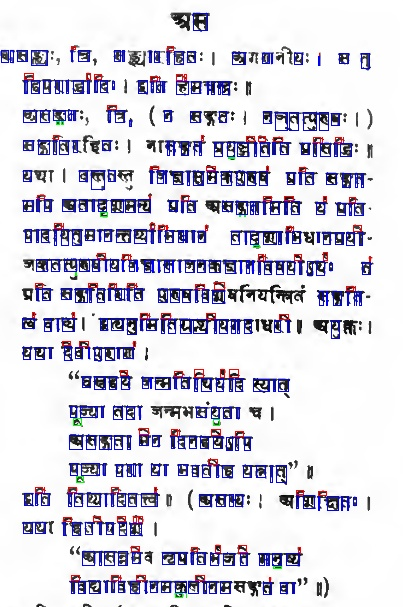
#> input picture test3_chars_img.jpg, 403 x 607 px
$ python -i preprocess.py   (imports and definitions only)
#> lines starting #> are read from the running program, lines starting #| are printed output that depends on the picture; after the words box and inside, x2 and y2 are one past the last pixel; in counts of white or black regions, pixels touching at a corner belong together
#> further down, picture is the input picture: shape (607, 403, 3); mean B, G, R 225.3, 215, 216.5
import cv2
import numpy as np

#A function for initial preprocessing of the image
def InitialPreprocess(img):
	# convert to grayscale
	gray = cv2.cvtColor(img,cv2.COLOR_BGR2GRAY)
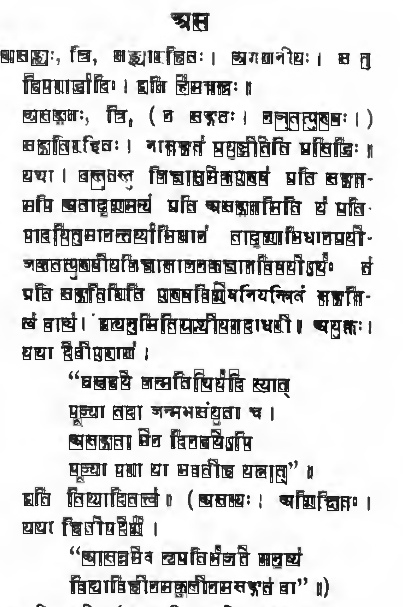
#> gray: shape (607, 403); min 0, max 255, mean 216.6

	# smooth the image to avoid noises
	#gray = cv2.medianBlur(gray,5)

	# Apply adaptive threshold
	#thresh = cv2.adaptiveThreshold(gray,255,cv2.ADAPTIVE_THRESH_MEAN_C, cv2.THRESH_BINARY,11,2)
	#thresh = cv2.adaptiveThreshold(gray,255,cv2.ADAPTIVE_THRESH_GAUSSIAN_C, cv2.THRESH_BINARY,11,2)
	#thresh = cv2.adaptiveThreshold(gray,255,1,1,11,2)

	#Apply simple threshold
	ret,thresh = cv2.threshold(gray, 127, 255, cv2.THRESH_BINARY_INV)
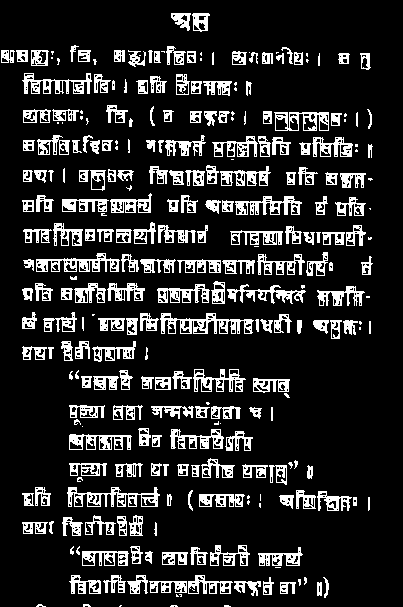
#> thresh: shape (607, 403); 15.8% white; 280 white regions (62 under 20 px), largest, box (x1, y1, x2, y2) and area: (160, 313, 254, 334) 894, (67, 487, 160, 507) 795, (36, 253, 120, 272) 713

	#No dilation and erosion
	thresh_No_DE = thresh


	thresh_color = cv2.cvtColor(thresh, cv2.COLOR_GRAY2BGR)
	thresh_color_No_DE = cv2.cvtColor(thresh_No_DE, cv2.COLOR_GRAY2BGR)


	# apply some dilation and erosion to join the gaps
	#thresh = cv2.dilate(thresh,None,iterations = 3)
	#thresh = cv2.erode(thresh,None,iterations = 2)

	'''
	cv2.imshow('zz_preprocess_simple_thresh',thresh_color)
	cv2.imwrite('zz_preprocess_simple_thresh.jpg',thresh_color)
	cv2.imshow('zz_preprocess_simple_thresh_No_DE',thresh_color_No_DE)
	cv2.imwrite('zz_preprocess_simple_thresh_No_DE.jpg',thresh_color_No_DE)
	cv2.waitKey(0)
	cv2.destroyAllWindows()
	'''

	return thresh, thresh_No_DE, thresh_color

>>> import cv2
>>> picture = cv2.imread('test3_chars_img.jpg')
>>> result = InitialPreprocess(picture)

$ run again, on test_chars_img.jpg
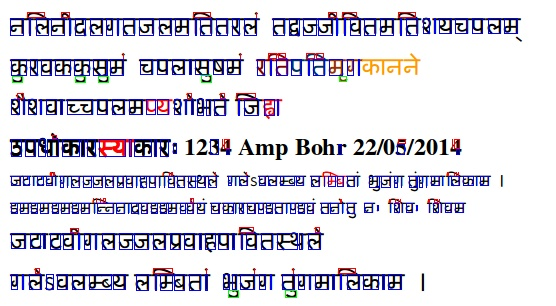
#> input picture test_chars_img.jpg, 556 x 306 px
#> picture is the input picture: shape (306, 556, 3); mean B, G, R 227.3, 218.1, 219.8
#> in InitialPreprocess, `gray = cv2.cvtColor(img,cv2.COLOR_BGR2GRAY)`:
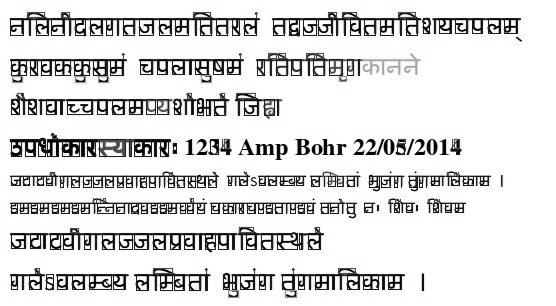
#> gray: shape (306, 556); min 0, max 255, mean 219.7
#> in InitialPreprocess, `ret,thresh = cv2.threshold(gray, 127, 255, cv2.THRESH_BINARY_INV)`:
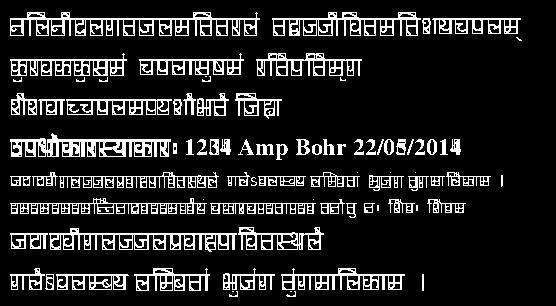
#> thresh: shape (306, 556); 13.7% white in thin lines or dots, all inside (x1, y1, x2, y2) = (10, 12, 522, 297)

$ run again, on zz1_chars_img.jpg
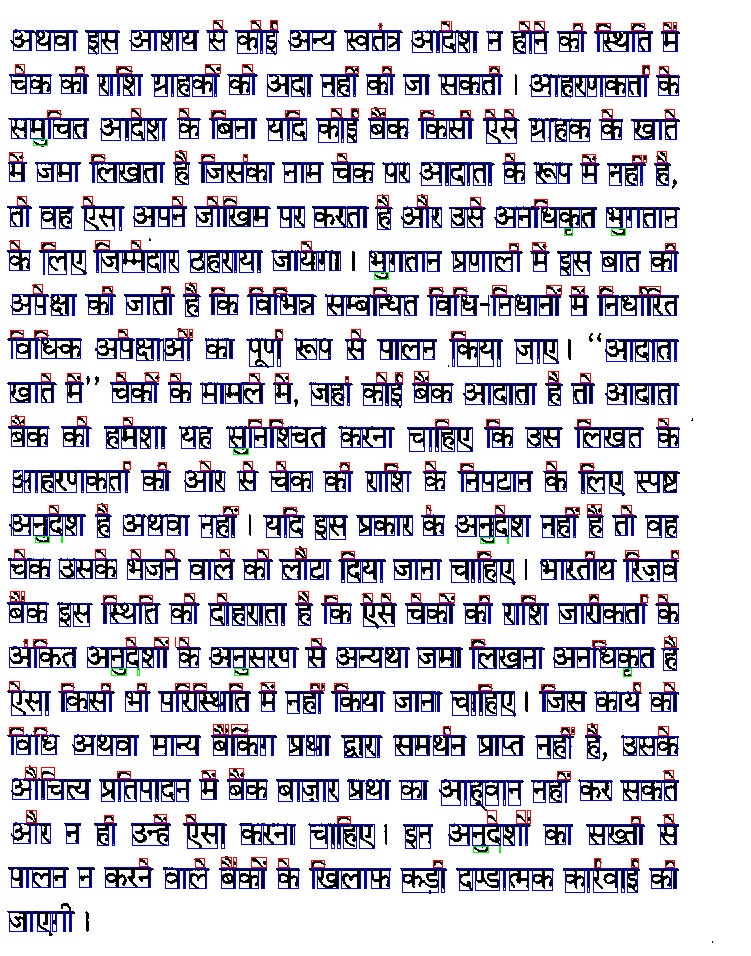
#> input picture zz1_chars_img.jpg, 751 x 956 px
#> picture is the input picture: shape (956, 751, 3); mean B, G, R 212.9, 202.3, 204.2
#> in InitialPreprocess, `gray = cv2.cvtColor(img,cv2.COLOR_BGR2GRAY)`:
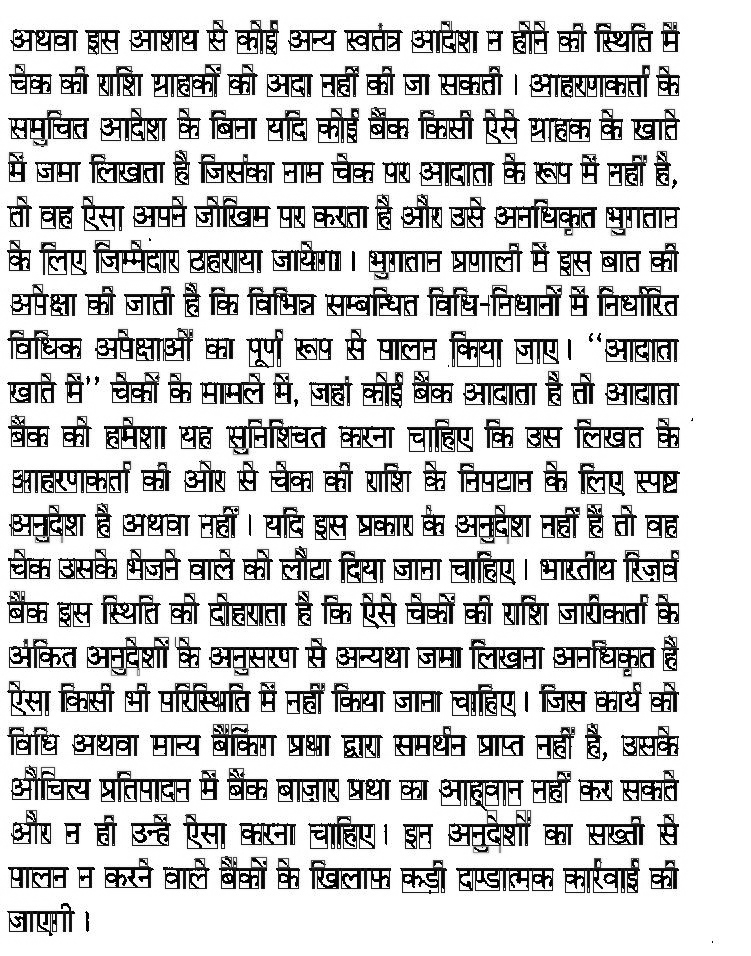
#> gray: shape (956, 751); min 0, max 255, mean 204.1
#> in InitialPreprocess, `ret,thresh = cv2.threshold(gray, 127, 255, cv2.THRESH_BINARY_INV)`:
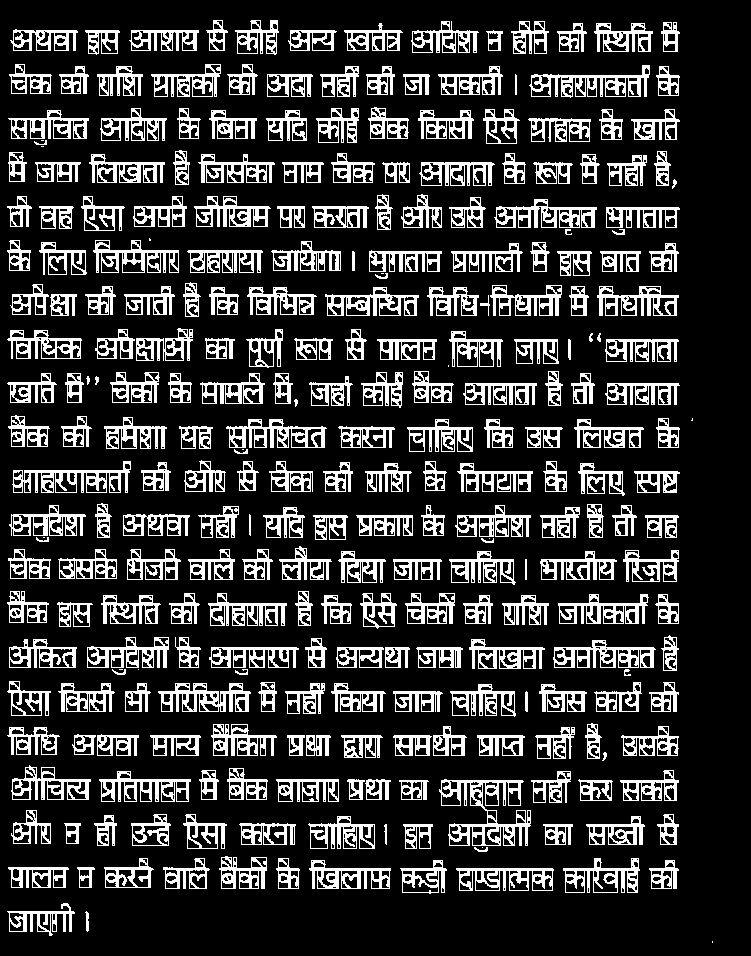
#> thresh: shape (956, 751); 20.5% white; 282 white regions (13 under 20 px), largest, box (x1, y1, x2, y2) and area: (439, 779, 531, 846) 2182, (529, 65, 650, 98) 1496, (12, 461, 131, 493) 1468
